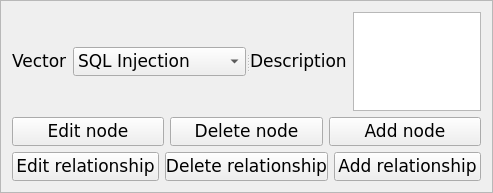
<?xml version="1.0" encoding="UTF-8"?>
<ui version="4.0">
 <class>graphBuilderConfigurationFrame</class>
 <widget class="QFrame" name="graphBuilderConfigurationFrame">
  <property name="geometry">
   <rect>
    <x>0</x>
    <y>0</y>
    <width>493</width>
    <height>193</height>
   </rect>
  </property>
  <property name="minimumSize">
   <size>
    <width>3</width>
    <height>2</height>
   </size>
  </property>
  <property name="maximumSize">
   <size>
    <width>16777215</width>
    <height>16777215</height>
   </size>
  </property>
  <property name="font">
   <font>
    <family>Verdana</family>
    <pointsize>13</pointsize>
    <weight>50</weight>
    <italic>false</italic>
    <bold>false</bold>
   </font>
  </property>
  <property name="windowTitle">
   <string>Graph Builder Configuration</string>
  </property>
  <property name="accessibleDescription">
   <string notr="true"/>
  </property>
  <property name="frameShape">
   <enum>QFrame::StyledPanel</enum>
  </property>
  <property name="frameShadow">
   <enum>QFrame::Raised</enum>
  </property>
  <layout class="QVBoxLayout" name="verticalLayout_2">
   <item>
    <widget class="QSplitter" name="vectorDescriptionSplitter">
     <property name="orientation">
      <enum>Qt::Horizontal</enum>
     </property>
     <widget class="QWidget" name="">
      <layout class="QHBoxLayout" name="horizontalLayout_2">
       <item>
        <widget class="QLabel" name="vectorLabel">
         <property name="text">
          <string>Vector</string>
         </property>
        </widget>
       </item>
       <item>
        <widget class="QComboBox" name="comboBox">
         <property name="font">
          <font>
           <family>Verdana</family>
          </font>
         </property>
         <item>
          <property name="text">
           <string>SQL Injection</string>
          </property>
         </item>
         <item>
          <property name="text">
           <string>Denial-of-Service</string>
          </property>
         </item>
        </widget>
       </item>
      </layout>
     </widget>
     <widget class="QWidget" name="">
      <layout class="QHBoxLayout" name="horizontalLayout_3">
       <item>
        <widget class="QLabel" name="descriptionLabel">
         <property name="font">
          <font>
           <italic>false</italic>
          </font>
         </property>
         <property name="text">
          <string>Description</string>
         </property>
        </widget>
       </item>
       <item>
        <widget class="QPlainTextEdit" name="descriptionPlainText">
         <property name="maximumSize">
          <size>
           <width>16777212</width>
           <height>16777215</height>
          </size>
         </property>
         <property name="frameShape">
          <enum>QFrame::StyledPanel</enum>
         </property>
         <property name="readOnly">
          <bool>true</bool>
         </property>
        </widget>
       </item>
      </layout>
     </widget>
    </widget>
   </item>
   <item>
    <layout class="QVBoxLayout" name="verticalLayout">
     <item>
      <layout class="QHBoxLayout" name="horizontalLayout">
       <item>
        <widget class="QPushButton" name="editNodePushButton">
         <property name="text">
          <string>Edit node</string>
         </property>
        </widget>
       </item>
       <item>
        <widget class="QPushButton" name="deleteNodePushButton">
         <property name="text">
          <string>Delete node</string>
         </property>
        </widget>
       </item>
       <item>
        <widget class="QPushButton" name="addNodePushButton">
         <property name="text">
          <string>Add node</string>
         </property>
        </widget>
       </item>
      </layout>
     </item>
     <item>
      <layout class="QHBoxLayout" name="horizontalLayout_4">
       <item>
        <widget class="QPushButton" name="editRelationPushButton">
         <property name="text">
          <string>Edit relationship</string>
         </property>
        </widget>
       </item>
       <item>
        <widget class="QPushButton" name="deleteRelationPushButton">
         <property name="maximumSize">
          <size>
           <width>16777215</width>
           <height>16777215</height>
          </size>
         </property>
         <property name="sizeIncrement">
          <size>
           <width>0</width>
           <height>2</height>
          </size>
         </property>
         <property name="text">
          <string>Delete relationship</string>
         </property>
        </widget>
       </item>
       <item>
        <widget class="QPushButton" name="addRelationPushButton">
         <property name="text">
          <string>Add relationship</string>
         </property>
        </widget>
       </item>
      </layout>
     </item>
    </layout>
   </item>
  </layout>
 </widget>
 <resources/>
 <connections/>
</ui>
